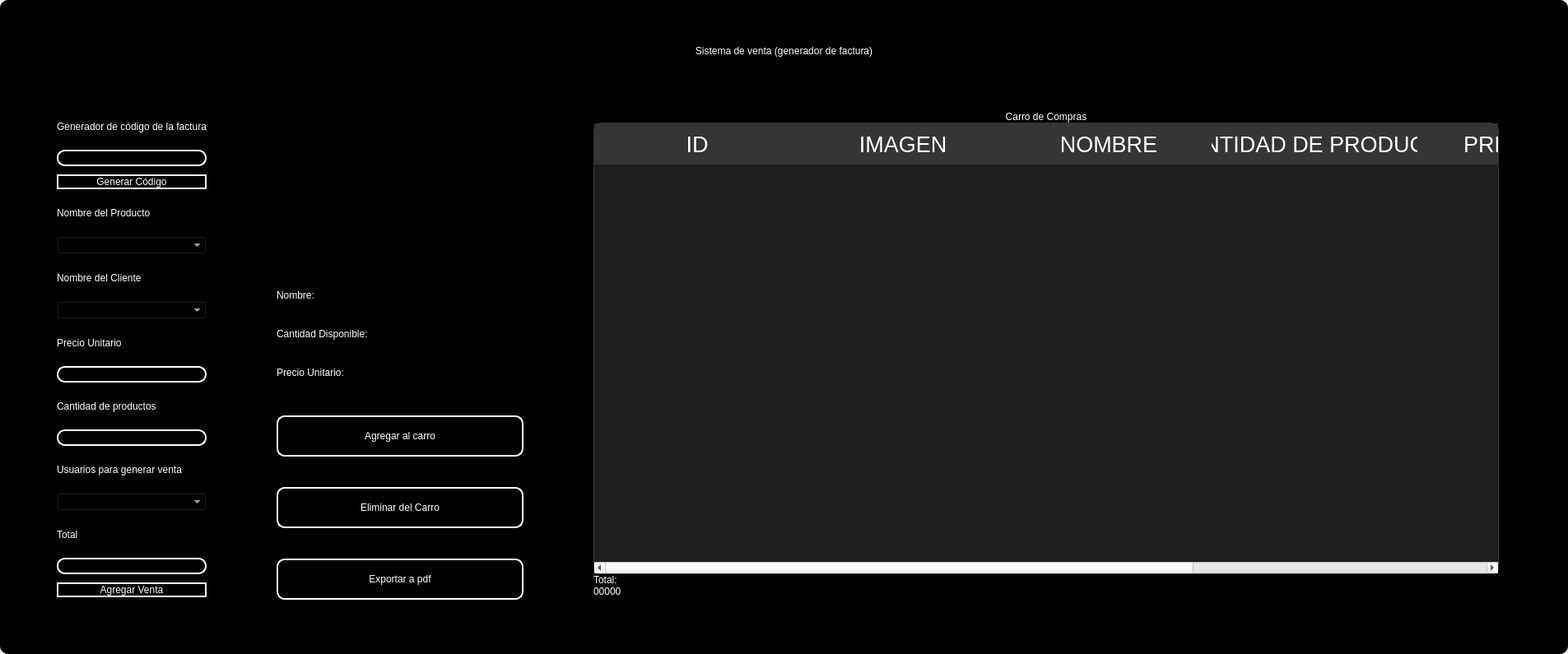
<?xml version="1.0" encoding="UTF-8"?>
<ui version="4.0">
 <class>MainWindow</class>
 <widget class="QMainWindow" name="MainWindow">
  <property name="geometry">
   <rect>
    <x>0</x>
    <y>0</y>
    <width>1905</width>
    <height>795</height>
   </rect>
  </property>
  <property name="windowTitle">
   <string>MainWindow</string>
  </property>
  <property name="styleSheet">
   <string notr="true"/>
  </property>
  <widget class="QWidget" name="centralwidget">
   <property name="styleSheet">
    <string notr="true"/>
   </property>
   <layout class="QVBoxLayout" name="verticalLayout">
    <property name="spacing">
     <number>0</number>
    </property>
    <property name="leftMargin">
     <number>0</number>
    </property>
    <property name="topMargin">
     <number>0</number>
    </property>
    <property name="rightMargin">
     <number>0</number>
    </property>
    <property name="bottomMargin">
     <number>0</number>
    </property>
    <item>
     <widget class="QFrame" name="frame">
      <property name="enabled">
       <bool>true</bool>
      </property>
      <property name="styleSheet">
       <string notr="true">
QFrame {
border-radius:10px;
	background-color: rgb(0, 0, 0);
 }
</string>
      </property>
      <property name="frameShape">
       <enum>QFrame::StyledPanel</enum>
      </property>
      <property name="frameShadow">
       <enum>QFrame::Raised</enum>
      </property>
      <layout class="QVBoxLayout" name="verticalLayout_2">
       <item>
        <widget class="QFrame" name="frame_superior">
         <property name="minimumSize">
          <size>
           <width>0</width>
           <height>40</height>
          </size>
         </property>
         <property name="maximumSize">
          <size>
           <width>16777215</width>
           <height>40</height>
          </size>
         </property>
         <property name="styleSheet">
          <string notr="true">QPushButton{
border-radius:18px;
}

QPushButton:hover{
	background-color: rgb(0, 0, 0);
}
</string>
         </property>
         <property name="frameShape">
          <enum>QFrame::StyledPanel</enum>
         </property>
         <property name="frameShadow">
          <enum>QFrame::Raised</enum>
         </property>
         <layout class="QHBoxLayout" name="horizontalLayout_3">
          <property name="spacing">
           <number>4</number>
          </property>
          <property name="leftMargin">
           <number>0</number>
          </property>
          <property name="topMargin">
           <number>0</number>
          </property>
          <property name="rightMargin">
           <number>0</number>
          </property>
          <property name="bottomMargin">
           <number>0</number>
          </property>
          <item>
           <widget class="QPushButton" name="btn_icon">
            <property name="text">
             <string/>
            </property>
            <property name="iconSize">
             <size>
              <width>40</width>
              <height>40</height>
             </size>
            </property>
           </widget>
          </item>
          <item>
           <spacer name="horizontalSpacer_2">
            <property name="orientation">
             <enum>Qt::Horizontal</enum>
            </property>
            <property name="sizeHint" stdset="0">
             <size>
              <width>443</width>
              <height>20</height>
             </size>
            </property>
           </spacer>
          </item>
          <item>
           <widget class="QPushButton" name="btn_exit">
            <property name="minimumSize">
             <size>
              <width>38</width>
              <height>38</height>
             </size>
            </property>
            <property name="maximumSize">
             <size>
              <width>38</width>
              <height>38</height>
             </size>
            </property>
            <property name="cursor">
             <cursorShape>PointingHandCursor</cursorShape>
            </property>
            <property name="text">
             <string/>
            </property>
            <property name="iconSize">
             <size>
              <width>35</width>
              <height>35</height>
             </size>
            </property>
           </widget>
          </item>
          <item>
           <widget class="QPushButton" name="bt_minimizar">
            <property name="minimumSize">
             <size>
              <width>38</width>
              <height>38</height>
             </size>
            </property>
            <property name="maximumSize">
             <size>
              <width>38</width>
              <height>38</height>
             </size>
            </property>
            <property name="cursor">
             <cursorShape>PointingHandCursor</cursorShape>
            </property>
            <property name="text">
             <string/>
            </property>
            <property name="icon">
             <iconset>
              <normaloff>image/minus.svg</normaloff>image/minus.svg</iconset>
            </property>
            <property name="iconSize">
             <size>
              <width>38</width>
              <height>38</height>
             </size>
            </property>
           </widget>
          </item>
          <item>
           <widget class="QPushButton" name="bt_maximizar">
            <property name="minimumSize">
             <size>
              <width>38</width>
              <height>38</height>
             </size>
            </property>
            <property name="maximumSize">
             <size>
              <width>38</width>
              <height>38</height>
             </size>
            </property>
            <property name="cursor">
             <cursorShape>PointingHandCursor</cursorShape>
            </property>
            <property name="text">
             <string/>
            </property>
            <property name="icon">
             <iconset>
              <normaloff>image/chevron-up.svg</normaloff>image/chevron-up.svg</iconset>
            </property>
            <property name="iconSize">
             <size>
              <width>38</width>
              <height>38</height>
             </size>
            </property>
           </widget>
          </item>
          <item>
           <widget class="QPushButton" name="bt_restaurar">
            <property name="minimumSize">
             <size>
              <width>38</width>
              <height>38</height>
             </size>
            </property>
            <property name="maximumSize">
             <size>
              <width>38</width>
              <height>38</height>
             </size>
            </property>
            <property name="cursor">
             <cursorShape>PointingHandCursor</cursorShape>
            </property>
            <property name="text">
             <string/>
            </property>
            <property name="icon">
             <iconset>
              <normaloff>image/chevron-down.svg</normaloff>image/chevron-down.svg</iconset>
            </property>
            <property name="iconSize">
             <size>
              <width>38</width>
              <height>38</height>
             </size>
            </property>
           </widget>
          </item>
          <item>
           <widget class="QPushButton" name="bt_cerrar">
            <property name="minimumSize">
             <size>
              <width>38</width>
              <height>38</height>
             </size>
            </property>
            <property name="maximumSize">
             <size>
              <width>38</width>
              <height>38</height>
             </size>
            </property>
            <property name="cursor">
             <cursorShape>PointingHandCursor</cursorShape>
            </property>
            <property name="text">
             <string/>
            </property>
            <property name="icon">
             <iconset>
              <normaloff>image/x.svg</normaloff>image/x.svg</iconset>
            </property>
            <property name="iconSize">
             <size>
              <width>38</width>
              <height>38</height>
             </size>
            </property>
           </widget>
          </item>
         </layout>
        </widget>
       </item>
       <item>
        <widget class="QLabel" name="label">
         <property name="styleSheet">
          <string notr="true">font: 30pt &quot;MS Shell Dlg 2&quot;;
color: rgb(255, 255, 255);</string>
         </property>
         <property name="text">
          <string>Sistema de venta (generador de factura)</string>
         </property>
         <property name="alignment">
          <set>Qt::AlignCenter</set>
         </property>
        </widget>
       </item>
       <item>
        <widget class="QFrame" name="frame_3">
         <property name="sizePolicy">
          <sizepolicy hsizetype="Maximum" vsizetype="Preferred">
           <horstretch>0</horstretch>
           <verstretch>0</verstretch>
          </sizepolicy>
         </property>
         <property name="layoutDirection">
          <enum>Qt::LeftToRight</enum>
         </property>
         <property name="frameShape">
          <enum>QFrame::StyledPanel</enum>
         </property>
         <property name="frameShadow">
          <enum>QFrame::Raised</enum>
         </property>
         <property name="lineWidth">
          <number>0</number>
         </property>
         <layout class="QHBoxLayout" name="horizontalLayout_4">
          <property name="spacing">
           <number>10</number>
          </property>
          <property name="sizeConstraint">
           <enum>QLayout::SetDefaultConstraint</enum>
          </property>
          <property name="leftMargin">
           <number>10</number>
          </property>
          <property name="topMargin">
           <number>10</number>
          </property>
          <property name="rightMargin">
           <number>10</number>
          </property>
          <property name="bottomMargin">
           <number>10</number>
          </property>
          <item>
           <layout class="QVBoxLayout" name="verticalLayout_3">
            <property name="spacing">
             <number>10</number>
            </property>
            <property name="leftMargin">
             <number>50</number>
            </property>
            <property name="topMargin">
             <number>50</number>
            </property>
            <property name="rightMargin">
             <number>50</number>
            </property>
            <property name="bottomMargin">
             <number>50</number>
            </property>
            <item>
             <widget class="QLabel" name="label_10">
              <property name="styleSheet">
               <string notr="true">color: rgb(255, 255, 255);
font: 10pt &quot;MS Shell Dlg 2&quot;;</string>
              </property>
              <property name="text">
               <string>Generador de código de la factura</string>
              </property>
             </widget>
            </item>
            <item>
             <widget class="QLineEdit" name="codetxt">
              <property name="enabled">
               <bool>false</bool>
              </property>
              <property name="styleSheet">
               <string notr="true">QLabel {
	color: rgb(255, 255, 254);
	font: 12pt &quot;Arial&quot;;
	background-color: rgba(0, 0, 0,0);
}


QLineEdit{
background-color: rgba(0, 0, 0,0);
border-radius:10px; 
font: 12pt &quot;Arial&quot;;
color: rgb(255, 255, 254);
border: 2px solid  rgb(255, 255, 255);

}

QLineEdit:hover{
background-color: rgba(0, 0, 0,0);
border-radius:10px; 
font: 12pt &quot;Arial&quot;;
border: 2px solid  rgb(120, 0, 171);
}

QLineEdit:focus{
background-color: rgb(0, 0, 0);
border-radius:10px; 
font: 12pt &quot;Arial&quot;;
border: 2px solid rgb(120, 0, 171);
}

QCheckBox{
	font: 12pt &quot;Arial&quot;;
	color: rgb(255, 255, 255);
}

QCheckBox::indicator {
    width: 18px;
    height:18px;
}

QCheckBox::indicator:unchecked {
   background-image: url(image/square.svg);
}

QCheckBox::indicator:checked {
   background-image: url(image/check-square.svg);
}

QPushButton{
border-radius:10px; 
font: 12pt &quot;Arial&quot;;
color: rgb(255, 255, 254);
border: 2px solid #ffffff;
}

QPushButton:hover{
border-radius:10px; 
font: 12pt &quot;Arial&quot;;
color: rgb(255, 255, 255);
border: 2px solid rgb(120, 0, 171);
	background-color: rgb(120, 0, 171);
}
QFrame{
 	background-color: #1E0070;
	border-radius:15px; 
}
</string>
              </property>
             </widget>
            </item>
            <item>
             <widget class="QPushButton" name="btn_get_code">
              <property name="cursor">
               <cursorShape>PointingHandCursor</cursorShape>
              </property>
              <property name="styleSheet">
               <string notr="true">QLabel {
	color: rgb(255, 255, 254);
	font: 12pt &quot;Arial&quot;;
	background-color: rgba(0, 0, 0,0);
}


QLineEdit{
background-color: rgba(0, 0, 0,0);
border-radius:10px; 
font: 12pt &quot;Arial&quot;;
color: rgb(255, 255, 254);
border: 2px solid  rgb(255, 255, 255);

}

QLineEdit:hover{
background-color: rgba(0, 0, 0,0);
border-radius:10px; 
font: 12pt &quot;Arial&quot;;
border: 2px solid  rgb(120, 0, 171);
}

QLineEdit:focus{
background-color: rgb(0, 0, 0);
border-radius:10px; 
font: 12pt &quot;Arial&quot;;
border: 2px solid rgb(120, 0, 171);
}

QCheckBox{
	font: 12pt &quot;Arial&quot;;
	color: rgb(255, 255, 255);
}

QCheckBox::indicator {
    width: 18px;
    height:18px;
}

QCheckBox::indicator:unchecked {
   background-image: url(image/square.svg);
}

QCheckBox::indicator:checked {
   background-image: url(image/check-square.svg);
}

QPushButton{
border-radius:10px; 
font: 12pt &quot;Arial&quot;;
color: rgb(255, 255, 254);
border: 2px solid #ffffff;
}

QPushButton:hover{
border-radius:10px; 
font: 12pt &quot;Arial&quot;;
color: rgb(255, 255, 255);
border: 2px solid rgb(120, 0, 171);
	background-color: rgb(120, 0, 171);
}
QFrame{
 	background-color: #1E0070;
	border-radius:15px; 
}
</string>
              </property>
              <property name="text">
               <string>Generar Código</string>
              </property>
             </widget>
            </item>
            <item>
             <widget class="QLabel" name="label_7">
              <property name="styleSheet">
               <string notr="true">QLabel {
	color: rgb(255, 255, 254);
	font: 12pt &quot;Arial&quot;;
}
</string>
              </property>
              <property name="text">
               <string>Nombre del Producto</string>
              </property>
             </widget>
            </item>
            <item>
             <widget class="QComboBox" name="comboboxproduct">
              <property name="cursor">
               <cursorShape>PointingHandCursor</cursorShape>
              </property>
              <property name="styleSheet">
               <string notr="true">background-color: rgb(0, 0, 0);
color: rgb(255, 255, 255);
</string>
              </property>
             </widget>
            </item>
            <item>
             <widget class="QLabel" name="label_6">
              <property name="styleSheet">
               <string notr="true">QLabel {
	color: rgb(255, 255, 254);
	font: 12pt &quot;Arial&quot;;
}
</string>
              </property>
              <property name="text">
               <string>Nombre del Cliente</string>
              </property>
             </widget>
            </item>
            <item>
             <widget class="QComboBox" name="comboboxclient">
              <property name="cursor">
               <cursorShape>PointingHandCursor</cursorShape>
              </property>
              <property name="styleSheet">
               <string notr="true">background-color: rgb(0, 0, 0);
color: rgb(255, 255, 255);
</string>
              </property>
             </widget>
            </item>
            <item>
             <widget class="QLabel" name="label_5">
              <property name="styleSheet">
               <string notr="true">QLabel {
	color: rgb(255, 255, 254);
	font: 12pt &quot;Arial&quot;;
}
</string>
              </property>
              <property name="text">
               <string>Precio Unitario</string>
              </property>
             </widget>
            </item>
            <item>
             <widget class="QLineEdit" name="unitpricetxt">
              <property name="enabled">
               <bool>false</bool>
              </property>
              <property name="styleSheet">
               <string notr="true">QLabel {
	color: rgb(255, 255, 254);
	font: 12pt &quot;Arial&quot;;
	background-color: rgba(0, 0, 0,0);
}


QLineEdit{
background-color: rgba(0, 0, 0,0);
border-radius:10px; 
font: 12pt &quot;Arial&quot;;
color: rgb(255, 255, 254);
border: 2px solid  rgb(255, 255, 255);

}

QLineEdit:hover{
background-color: rgba(0, 0, 0,0);
border-radius:10px; 
font: 12pt &quot;Arial&quot;;
border: 2px solid  rgb(120, 0, 171);
}

QLineEdit:focus{
background-color: rgb(0, 0, 0);
border-radius:10px; 
font: 12pt &quot;Arial&quot;;
border: 2px solid rgb(120, 0, 171);
}

QCheckBox{
	font: 12pt &quot;Arial&quot;;
	color: rgb(255, 255, 255);
}

QCheckBox::indicator {
    width: 18px;
    height:18px;
}

QCheckBox::indicator:unchecked {
   background-image: url(image/square.svg);
}

QCheckBox::indicator:checked {
   background-image: url(image/check-square.svg);
}

QPushButton{
border-radius:10px; 
font: 12pt &quot;Arial&quot;;
color: rgb(255, 255, 254);
border: 2px solid #ffffff;
}

QPushButton:hover{
border-radius:10px; 
font: 12pt &quot;Arial&quot;;
color: rgb(255, 255, 255);
border: 2px solid rgb(120, 0, 171);
	background-color: rgb(120, 0, 171);
}
QFrame{
 	background-color: #1E0070;
	border-radius:15px; 
}
</string>
              </property>
             </widget>
            </item>
            <item>
             <widget class="QLabel" name="label_4">
              <property name="styleSheet">
               <string notr="true">QLabel {
	color: rgb(255, 255, 254);
	font: 12pt &quot;Arial&quot;;
}
</string>
              </property>
              <property name="text">
               <string>Cantidad de productos</string>
              </property>
             </widget>
            </item>
            <item>
             <widget class="QLineEdit" name="quantitytxt">
              <property name="styleSheet">
               <string notr="true">QLabel {
	color: rgb(255, 255, 254);
	font: 12pt &quot;Arial&quot;;
	background-color: rgba(0, 0, 0,0);
}


QLineEdit{
background-color: rgba(0, 0, 0,0);
border-radius:10px; 
font: 12pt &quot;Arial&quot;;
color: rgb(255, 255, 254);
border: 2px solid  rgb(255, 255, 255);

}

QLineEdit:hover{
background-color: rgba(0, 0, 0,0);
border-radius:10px; 
font: 12pt &quot;Arial&quot;;
border: 2px solid  rgb(120, 0, 171);
}

QLineEdit:focus{
background-color: rgb(0, 0, 0);
border-radius:10px; 
font: 12pt &quot;Arial&quot;;
border: 2px solid rgb(120, 0, 171);
}

QCheckBox{
	font: 12pt &quot;Arial&quot;;
	color: rgb(255, 255, 255);
}

QCheckBox::indicator {
    width: 18px;
    height:18px;
}

QCheckBox::indicator:unchecked {
   background-image: url(image/square.svg);
}

QCheckBox::indicator:checked {
   background-image: url(image/check-square.svg);
}

QPushButton{
border-radius:10px; 
font: 12pt &quot;Arial&quot;;
color: rgb(255, 255, 254);
border: 2px solid #ffffff;
}

QPushButton:hover{
border-radius:10px; 
font: 12pt &quot;Arial&quot;;
color: rgb(255, 255, 255);
border: 2px solid rgb(120, 0, 171);
	background-color: rgb(120, 0, 171);
}
QFrame{
 	background-color: #1E0070;
	border-radius:15px; 
}
</string>
              </property>
             </widget>
            </item>
            <item>
             <widget class="QLabel" name="label_3">
              <property name="styleSheet">
               <string notr="true">QLabel {
	color: rgb(255, 255, 254);
	font: 12pt &quot;Arial&quot;;
}
</string>
              </property>
              <property name="text">
               <string>Usuarios para generar venta</string>
              </property>
             </widget>
            </item>
            <item>
             <widget class="QComboBox" name="comboboxuser">
              <property name="cursor">
               <cursorShape>PointingHandCursor</cursorShape>
              </property>
              <property name="styleSheet">
               <string notr="true">background-color: rgb(0, 0, 0);
color: rgb(255, 255, 255);
</string>
              </property>
             </widget>
            </item>
            <item>
             <widget class="QLabel" name="label_2">
              <property name="styleSheet">
               <string notr="true">QLabel {
	color: rgb(255, 255, 254);
	font: 12pt &quot;Arial&quot;;
}
</string>
              </property>
              <property name="text">
               <string>Total</string>
              </property>
             </widget>
            </item>
            <item>
             <widget class="QLineEdit" name="totalpricetxt">
              <property name="enabled">
               <bool>false</bool>
              </property>
              <property name="styleSheet">
               <string notr="true">QLabel {
	color: rgb(255, 255, 254);
	font: 12pt &quot;Arial&quot;;
	background-color: rgba(0, 0, 0,0);
}


QLineEdit{
background-color: rgba(0, 0, 0,0);
border-radius:10px; 
font: 12pt &quot;Arial&quot;;
color: rgb(255, 255, 254);
border: 2px solid  rgb(255, 255, 255);

}

QLineEdit:hover{
background-color: rgba(0, 0, 0,0);
border-radius:10px; 
font: 12pt &quot;Arial&quot;;
border: 2px solid  rgb(120, 0, 171);
}

QLineEdit:focus{
background-color: rgb(0, 0, 0);
border-radius:10px; 
font: 12pt &quot;Arial&quot;;
border: 2px solid rgb(120, 0, 171);
}

QCheckBox{
	font: 12pt &quot;Arial&quot;;
	color: rgb(255, 255, 255);
}

QCheckBox::indicator {
    width: 18px;
    height:18px;
}

QCheckBox::indicator:unchecked {
   background-image: url(image/square.svg);
}

QCheckBox::indicator:checked {
   background-image: url(image/check-square.svg);
}

QPushButton{
border-radius:10px; 
font: 12pt &quot;Arial&quot;;
color: rgb(255, 255, 254);
border: 2px solid #ffffff;
}

QPushButton:hover{
border-radius:10px; 
font: 12pt &quot;Arial&quot;;
color: rgb(255, 255, 255);
border: 2px solid rgb(120, 0, 171);
	background-color: rgb(120, 0, 171);
}
QFrame{
 	background-color: #1E0070;
	border-radius:15px; 
}
</string>
              </property>
             </widget>
            </item>
            <item>
             <widget class="QPushButton" name="btn_register_sale">
              <property name="cursor">
               <cursorShape>PointingHandCursor</cursorShape>
              </property>
              <property name="styleSheet">
               <string notr="true">QLabel {
	color: rgb(255, 255, 254);
	font: 12pt &quot;Arial&quot;;
	background-color: rgba(0, 0, 0,0);
}


QLineEdit{
background-color: rgba(0, 0, 0,0);
border-radius:10px; 
font: 12pt &quot;Arial&quot;;
color: rgb(255, 255, 254);
border: 2px solid  rgb(255, 255, 255);

}

QLineEdit:hover{
background-color: rgba(0, 0, 0,0);
border-radius:10px; 
font: 12pt &quot;Arial&quot;;
border: 2px solid  rgb(120, 0, 171);
}

QLineEdit:focus{
background-color: rgb(0, 0, 0);
border-radius:10px; 
font: 12pt &quot;Arial&quot;;
border: 2px solid rgb(120, 0, 171);
}

QCheckBox{
	font: 12pt &quot;Arial&quot;;
	color: rgb(255, 255, 255);
}

QCheckBox::indicator {
    width: 18px;
    height:18px;
}

QCheckBox::indicator:unchecked {
   background-image: url(image/square.svg);
}

QCheckBox::indicator:checked {
   background-image: url(image/check-square.svg);
}

QPushButton{
border-radius:10px; 
font: 12pt &quot;Arial&quot;;
color: rgb(255, 255, 254);
border: 2px solid #ffffff;
}

QPushButton:hover{
border-radius:10px; 
font: 12pt &quot;Arial&quot;;
color: rgb(255, 255, 255);
border: 2px solid rgb(120, 0, 171);
	background-color: rgb(120, 0, 171);
}
QFrame{
 	background-color: #1E0070;
	border-radius:15px; 
}
</string>
              </property>
              <property name="text">
               <string>Agregar Venta</string>
              </property>
             </widget>
            </item>
           </layout>
          </item>
          <item>
           <layout class="QVBoxLayout" name="verticalLayout_4">
            <property name="spacing">
             <number>0</number>
            </property>
            <property name="leftMargin">
             <number>25</number>
            </property>
            <property name="topMargin">
             <number>25</number>
            </property>
            <property name="rightMargin">
             <number>25</number>
            </property>
            <property name="bottomMargin">
             <number>25</number>
            </property>
            <item>
             <widget class="QLabel" name="labelimage">
              <property name="minimumSize">
               <size>
                <width>0</width>
                <height>200</height>
               </size>
              </property>
              <property name="maximumSize">
               <size>
                <width>200</width>
                <height>200</height>
               </size>
              </property>
              <property name="text">
               <string/>
              </property>
             </widget>
            </item>
            <item>
             <widget class="QLabel" name="labelname">
              <property name="minimumSize">
               <size>
                <width>300</width>
                <height>0</height>
               </size>
              </property>
              <property name="maximumSize">
               <size>
                <width>300</width>
                <height>30</height>
               </size>
              </property>
              <property name="styleSheet">
               <string notr="true">color: rgb(255, 255, 255);
font: 12pt &quot;MS Shell Dlg 2&quot;;</string>
              </property>
              <property name="text">
               <string>Nombre:</string>
              </property>
             </widget>
            </item>
            <item>
             <widget class="QLabel" name="labelstock">
              <property name="minimumSize">
               <size>
                <width>180</width>
                <height>0</height>
               </size>
              </property>
              <property name="maximumSize">
               <size>
                <width>300</width>
                <height>30</height>
               </size>
              </property>
              <property name="styleSheet">
               <string notr="true">color: rgb(255, 255, 255);
font: 12pt &quot;MS Shell Dlg 2&quot;;</string>
              </property>
              <property name="text">
               <string>Cantidad Disponible:</string>
              </property>
             </widget>
            </item>
            <item>
             <widget class="QLabel" name="labeluprice">
              <property name="maximumSize">
               <size>
                <width>300</width>
                <height>30</height>
               </size>
              </property>
              <property name="styleSheet">
               <string notr="true">color: rgb(255, 255, 255);
font: 12pt &quot;MS Shell Dlg 2&quot;;</string>
              </property>
              <property name="text">
               <string>Precio Unitario:</string>
              </property>
             </widget>
            </item>
            <item>
             <spacer name="verticalSpacer">
              <property name="orientation">
               <enum>Qt::Vertical</enum>
              </property>
              <property name="sizeType">
               <enum>QSizePolicy::Fixed</enum>
              </property>
              <property name="sizeHint" stdset="0">
               <size>
                <width>10</width>
                <height>20</height>
               </size>
              </property>
             </spacer>
            </item>
            <item>
             <widget class="QPushButton" name="btn_add_cart">
              <property name="maximumSize">
               <size>
                <width>300</width>
                <height>50</height>
               </size>
              </property>
              <property name="cursor">
               <cursorShape>PointingHandCursor</cursorShape>
              </property>
              <property name="styleSheet">
               <string notr="true">QPushButton{
border-radius:10px; 
font: 12pt &quot;Arial&quot;;
color: rgb(255, 255, 254);
border: 2px solid #ffffff;
}

QPushButton:hover{
border-radius:10px; 
font: 12pt &quot;Arial&quot;;
color: rgb(255, 255, 255);
border: 2px solid rgb(120, 0, 171);
	background-color: rgb(120, 0, 171);
}</string>
              </property>
              <property name="text">
               <string>Agregar al carro</string>
              </property>
              <property name="iconSize">
               <size>
                <width>30</width>
                <height>30</height>
               </size>
              </property>
             </widget>
            </item>
            <item>
             <spacer name="verticalSpacer_2">
              <property name="orientation">
               <enum>Qt::Vertical</enum>
              </property>
              <property name="sizeType">
               <enum>QSizePolicy::Fixed</enum>
              </property>
              <property name="sizeHint" stdset="0">
               <size>
                <width>20</width>
                <height>20</height>
               </size>
              </property>
             </spacer>
            </item>
            <item>
             <widget class="QPushButton" name="btn_delete">
              <property name="maximumSize">
               <size>
                <width>300</width>
                <height>50</height>
               </size>
              </property>
              <property name="cursor">
               <cursorShape>PointingHandCursor</cursorShape>
              </property>
              <property name="styleSheet">
               <string notr="true">QPushButton{
border-radius:10px; 
font: 12pt &quot;Arial&quot;;
color: rgb(255, 255, 254);
border: 2px solid #ffffff;
}

QPushButton:hover{
border-radius:10px; 
font: 12pt &quot;Arial&quot;;
color: rgb(255, 255, 255);
border: 2px solid rgb(120, 0, 171);
	background-color: rgb(120, 0, 171);
}</string>
              </property>
              <property name="text">
               <string>Eliminar del Carro</string>
              </property>
              <property name="iconSize">
               <size>
                <width>30</width>
                <height>30</height>
               </size>
              </property>
             </widget>
            </item>
            <item>
             <spacer name="verticalSpacer_3">
              <property name="orientation">
               <enum>Qt::Vertical</enum>
              </property>
              <property name="sizeType">
               <enum>QSizePolicy::Fixed</enum>
              </property>
              <property name="sizeHint" stdset="0">
               <size>
                <width>20</width>
                <height>20</height>
               </size>
              </property>
             </spacer>
            </item>
            <item>
             <widget class="QPushButton" name="btn_export_pdf">
              <property name="maximumSize">
               <size>
                <width>300</width>
                <height>50</height>
               </size>
              </property>
              <property name="styleSheet">
               <string notr="true">QPushButton{
border-radius:10px; 
font: 12pt &quot;Arial&quot;;
color: rgb(255, 255, 254);
border: 2px solid #ffffff;
}

QPushButton:hover{
border-radius:10px; 
font: 12pt &quot;Arial&quot;;
color: rgb(255, 255, 255);
border: 2px solid rgb(120, 0, 171);
	background-color: rgb(120, 0, 171);
}</string>
              </property>
              <property name="text">
               <string>Exportar a pdf</string>
              </property>
             </widget>
            </item>
           </layout>
          </item>
          <item>
           <layout class="QVBoxLayout" name="verticalLayout_5">
            <property name="spacing">
             <number>0</number>
            </property>
            <property name="leftMargin">
             <number>50</number>
            </property>
            <property name="topMargin">
             <number>50</number>
            </property>
            <property name="rightMargin">
             <number>50</number>
            </property>
            <property name="bottomMargin">
             <number>50</number>
            </property>
            <item>
             <widget class="QLabel" name="label_8">
              <property name="styleSheet">
               <string notr="true">color: rgb(255, 255, 255);
font: 25pt &quot;MS Shell Dlg 2&quot;;</string>
              </property>
              <property name="text">
               <string>Carro de Compras</string>
              </property>
              <property name="alignment">
               <set>Qt::AlignCenter</set>
              </property>
             </widget>
            </item>
            <item>
             <widget class="QTableWidget" name="table_cart">
              <property name="minimumSize">
               <size>
                <width>1100</width>
                <height>0</height>
               </size>
              </property>
              <property name="maximumSize">
               <size>
                <width>700</width>
                <height>16777215</height>
               </size>
              </property>
              <property name="styleSheet">
               <string notr="true">QTableView {
background-color: rgba(255, 255, 255, 30); 
border: 1px solid rgba(255,255,255,40);
border-bottom-right-radius: 7px; 
border-bottom-left-radius: 7px; 
color: white;
	font: 15pt &quot;MS Shell Dlg 2&quot;;
}

QHeaderView::section {
background-color: rgb(53, 53, 53);
color: white;
border: none;
height: 50px;
font-size: 20pt;
}

QTableView::item {
    border-style: none;
    border-bottom: 1px solid rgba(255,255,255,50);
    padding-left: auto;
    padding-right: auto;
}

QTableView::item:selected{
	border: none;
	color: rgb(255, 255, 255);
    background-color: rgba(255, 255, 255, 50);
}
</string>
              </property>
              <property name="editTriggers">
               <set>QAbstractItemView::NoEditTriggers</set>
              </property>
              <attribute name="horizontalHeaderDefaultSectionSize">
               <number>250</number>
              </attribute>
              <column>
               <property name="text">
                <string>ID</string>
               </property>
              </column>
              <column>
               <property name="text">
                <string>IMAGEN</string>
               </property>
              </column>
              <column>
               <property name="text">
                <string>NOMBRE</string>
               </property>
              </column>
              <column>
               <property name="text">
                <string>CANTIDAD DE PRODUCTO</string>
               </property>
              </column>
              <column>
               <property name="text">
                <string>PRECIO U.</string>
               </property>
              </column>
              <column>
               <property name="text">
                <string>TOTAL</string>
               </property>
              </column>
             </widget>
            </item>
            <item>
             <widget class="QLabel" name="label_9">
              <property name="styleSheet">
               <string notr="true">font: 16pt &quot;MS Shell Dlg 2&quot;;
color: rgb(255, 255, 255);</string>
              </property>
              <property name="locale">
               <locale language="Spanish" country="Chile"/>
              </property>
              <property name="text">
               <string>Total:</string>
              </property>
              <property name="alignment">
               <set>Qt::AlignBottom|Qt::AlignLeading|Qt::AlignLeft</set>
              </property>
             </widget>
            </item>
            <item>
             <widget class="QLabel" name="labeltotal">
              <property name="styleSheet">
               <string notr="true">font: 16pt &quot;MS Shell Dlg 2&quot;;
color: rgb(255, 255, 255);</string>
              </property>
              <property name="text">
               <string>00000</string>
              </property>
              <property name="alignment">
               <set>Qt::AlignLeading|Qt::AlignLeft|Qt::AlignVCenter</set>
              </property>
             </widget>
            </item>
           </layout>
          </item>
         </layout>
        </widget>
       </item>
      </layout>
     </widget>
    </item>
   </layout>
  </widget>
 </widget>
 <resources/>
 <connections/>
</ui>
